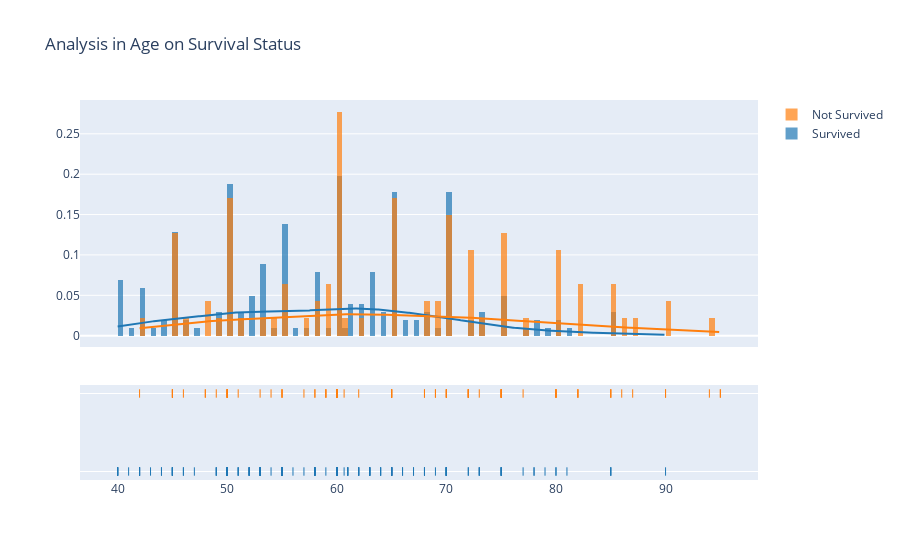

Notebook code cell kept with this figure:
### Code cell
surv = hf[hf["DEATH_EVENT"]==0]["age"]
not_surv = hf[hf["DEATH_EVENT"]==1]["age"]
hist_data = [surv,not_surv]
group_labels = ['Survived', 'Not Survived']
fig = ff.create_distplot(hist_data, group_labels, bin_size=0.5)
fig.update_layout(
    title_text="Analysis in Age on Survival Status")
fig.show()

### Figure 1 — Plotly figure (JSON) as saved in the notebook; plotly's stock layout.template omitted (floating-point values rounded to 4 significant figures; data arrays with more than 128 entries replaced by an {"elided": "..."} marker saying what was removed)
{"data": [{"autobinx": false, "histnorm": "probability density", "legendgroup": "Survived", "marker": {"color": "rgb(31, 119, 180)"}, "name": "Survived", "opacity": 0.7, "x": {"elided": "203 float values"}, "xaxis": "x", "xbins": {"end": 90.0, "size": 0.5, "start": 40.0}, "yaxis": "y", "type": "histogram"}, {"autobinx": false, "histnorm": "probability density", "legendgroup": "Not Survived", "marker": {"color": "rgb(255, 127, 14)"}, "name": "Not Survived", "opacity": 0.7, "x": [75.0, 55.0, 65.0, 50.0, 65.0, 90.0, 75.0, 60.0, 65.0, 80.0, 75.0, 62.0, 45.0, 50.0, 82.0, 87.0, 45.0, 70.0, 48.0, 65.0, 68.0, 75.0, 80.0, 95.0, 70.0, 58.0, 82.0, 94.0, 85.0, 50.0, 65.0, 69.0, 90.0, 82.0, 60.0, 70.0, 50.0, 70.0, 60.0, 50.0, 51.0, 60.0, 80.0, 57.0, 68.0, 53.0, 60.0, 70.0, 60.0, 95.0, 49.0, 72.0, 45.0, 50.0, 45.0, 60.0, 42.0, 72.0, 70.0, 65.0, 85.0, 69.0, 60.0, 60.0, 59.0, 60.0, 72.0, 85.0, 70.0, 86.0, 60.0, 46.0, 80.0, 72.0, 75.0, 72.0, 50.0, 45.0, 80.0, 59.0, 59.0, 65.0, 75.0, 58.0, 60.67, 50.0, 60.0, 45.0, 77.0, 48.0, 54.0, 73.0, 60.0, 55.0, 65.0, 55.0], "xaxis": "x", "xbins": {"end": 95.0, "size": 0.5, "start": 42.0}, "yaxis": "y", "type": "histogram"}, {"legendgroup": "Survived", "marker": {"color": "rgb(31, 119, 180)"}, "mode": "lines", "name": "Survived", "showlegend": false, "x": {"elided": "500 float values"}, "xaxis": "x", "y": {"elided": "500 float values"}, "yaxis": "y", "type": "scatter"}, {"legendgroup": "Not Survived", "marker": {"color": "rgb(255, 127, 14)"}, "mode": "lines", "name": "Not Survived", "showlegend": false, "x": {"elided": "500 float values"}, "xaxis": "x", "y": {"elided": "500 float values"}, "yaxis": "y", "type": "scatter"}, {"legendgroup": "Survived", "marker": {"color": "rgb(31, 119, 180)", "symbol": "line-ns-open"}, "mode": "markers", "name": "Survived", "showlegend": false, "x": {"elided": "203 float values"}, "xaxis": "x", "y": {"elided": "203 str values"}, "yaxis": "y2", "type": "scatter"}, {"legendgroup": "Not Survived", "marker": {"color": "rgb(255, 127, 14)", "symbol": "line-ns-open"}, "mode": "markers", "name": "Not Survived", "showlegend": false, "x": [75.0, 55.0, 65.0, 50.0, 65.0, 90.0, 75.0, 60.0, 65.0, 80.0, 75.0, 62.0, 45.0, 50.0, 82.0, 87.0, 45.0, 70.0, 48.0, 65.0, 68.0, 75.0, 80.0, 95.0, 70.0, 58.0, 82.0, 94.0, 85.0, 50.0, 65.0, 69.0, 90.0, 82.0, 60.0, 70.0, 50.0, 70.0, 60.0, 50.0, 51.0, 60.0, 80.0, 57.0, 68.0, 53.0, 60.0, 70.0, 60.0, 95.0, 49.0, 72.0, 45.0, 50.0, 45.0, 60.0, 42.0, 72.0, 70.0, 65.0, 85.0, 69.0, 60.0, 60.0, 59.0, 60.0, 72.0, 85.0, 70.0, 86.0, 60.0, 46.0, 80.0, 72.0, 75.0, 72.0, 50.0, 45.0, 80.0, 59.0, 59.0, 65.0, 75.0, 58.0, 60.67, 50.0, 60.0, 45.0, 77.0, 48.0, 54.0, 73.0, 60.0, 55.0, 65.0, 55.0], "xaxis": "x", "y": ["Not Survived", "Not Survived", "Not Survived", "Not Survived", "Not Survived", "Not Survived", "Not Survived", "Not Survived", "Not Survived", "Not Survived", "Not Survived", "Not Survived", "Not Survived", "Not Survived", "Not Survived", "Not Survived", "Not Survived", "Not Survived", "Not Survived", "Not Survived", "Not Survived", "Not Survived", "Not Survived", "Not Survived", "Not Survived", "Not Survived", "Not Survived", "Not Survived", "Not Survived", "Not Survived", "Not Survived", "Not Survived", "Not Survived", "Not Survived", "Not Survived", "Not Survived", "Not Survived", "Not Survived", "Not Survived", "Not Survived", "Not Survived", "Not Survived", "Not Survived", "Not Survived", "Not Survived", "Not Survived", "Not Survived", "Not Survived", "Not Survived", "Not Survived", "Not Survived", "Not Survived", "Not Survived", "Not Survived", "Not Survived", "Not Survived", "Not Survived", "Not Survived", "Not Survived", "Not Survived", "Not Survived", "Not Survived", "Not Survived", "Not Survived", "Not Survived", "Not Survived", "Not Survived", "Not Survived", "Not Survived", "Not Survived", "Not Survived", "Not Survived", "Not Survived", "Not Survived", "Not Survived", "Not Survived", "Not Survived", "Not Survived", "Not Survived", "Not Survived", "Not Survived", "Not Survived", "Not Survived", "Not Survived", "Not Survived", "Not Survived", "Not Survived", "Not Survived", "Not Survived", "Not Survived", "Not Survived", "Not Survived", "Not Survived", "Not Survived", "Not Survived", "Not Survived"], "yaxis": "y2", "type": "scatter"}], "layout": {"barmode": "overlay", "hovermode": "closest", "legend": {"traceorder": "reversed"}, "xaxis": {"anchor": "y2", "domain": [0.0, 1.0], "zeroline": false}, "yaxis": {"anchor": "free", "domain": [0.35, 1], "position": 0.0}, "yaxis2": {"anchor": "x", "domain": [0, 0.25], "dtick": 1, "showticklabels": false}, "title": {"text": "Analysis in Age on Survival Status"}}}
